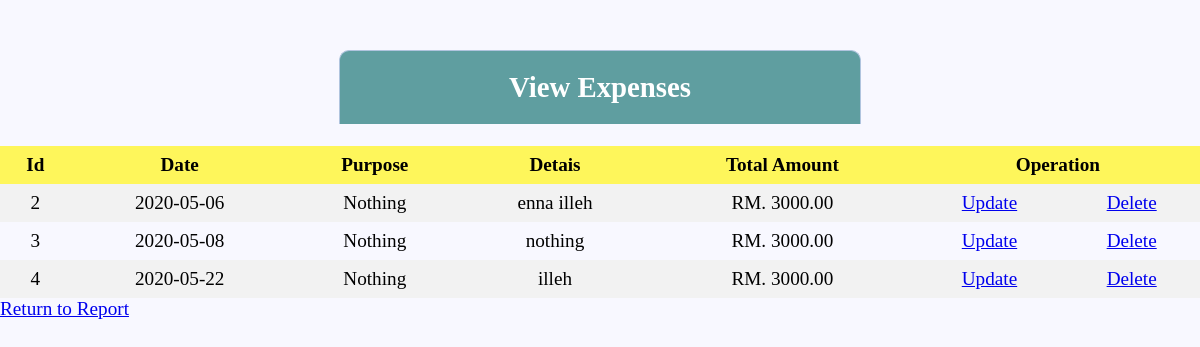
Screenshot of /viewexpenses.php with the database file from the repository.
### tables this page shows
CREATE TABLE `expenses` (
  `id` int(11) NOT NULL,
  `date` date DEFAULT NULL,
  `purpose` text,
  `details` varchar(255) DEFAULT NULL,
  `total` varchar(255) DEFAULT NULL
);

### viewexpenses.php (the view, shortened to what this page needs)
<?php
include_once('viewinc.php');
$query = "SELECT * FROM expenses";
$results = mysqli_query($db, $query);
?>
<!DOCTYPE html>
<html>
<head>
  <link rel="stylesheet" type="text/css" href="styleview.css">
</head>
<body>
<div class="header">
	<h2>View Expenses </h2>
</div><br>
<table>
      <tr>
		  <th>Id</th>
          <th>Date</th>
          <th>Purpose</th>
          <th>Detais</th>
          <th>Total Amount</th>
		  <th colspan="2">Operation</th>
		  </tr>
		<?php
		while($rows=mysqli_fetch_assoc($results))
		{
	?>
	        <tr>
			<td><?php echo $rows['id'];?></td>
			<td><?php echo $rows['date'];?></td>
			<td><?php echo $rows['purpose'];?></td>
			<td><?php echo $rows['details'];?></td>
			<td><?php echo $rows['total'];?></td>
			<td><a href='updateexpenses.php?id=<?php echo $rows['id']; ?>& date=<?php echo $rows['date'];?>& purpose=<?php echo $rows['purpose'];?>& details=<?php echo $rows['details'];?>& total=<?php echo $rows['total'];?>'>Update</a></td>
			<td><a href='deleteexpenses.php?id=<?php echo $rows['id']; ?>& date=<?php echo $rows['date'];?>& purpose=<?php echo $rows['purpose'];?>& details=<?php echo $rows['details'];?>& total=<?php echo $rows['total'];?>'>Delete</a></td>
			</tr>
		<?php
		}
		?>
    </table>
	<div class="footer">
	<a href="homereport1.php">Return to Report</a>
	</div>
	</html>

### styleview.css (style rules this page uses)
* { margin: 0px; padding: 0px; }
body { font-size: 120%; background: #F8F8FF; }
.header { width: 40%; margin: 50px auto 0px; color: white; background: #5F9EA0; text-align: center; border: 1px solid #B0C4DE; border-bottom: none; border-radius: 10px 10px 0px 0px; padding: 20px; }
table { border-collapse: collapse; width: 100%; }
th, td { text-align: center; padding: 8px; }
tr:nth-child(even) { background-color: #f2f2f2 }
th { background-color: #FEF65B; color: black; }

### rows the page displays
expenses: id "2", date "2020-05-06", purpose "Nothing", details "enna illeh", total "RM. 3000.00"
expenses: id "3", date "2020-05-08", purpose "Nothing", details "nothing", total "RM. 3000.00"
expenses: id "4", date "2020-05-22", purpose "Nothing", details "illeh", total "RM. 3000.00"
